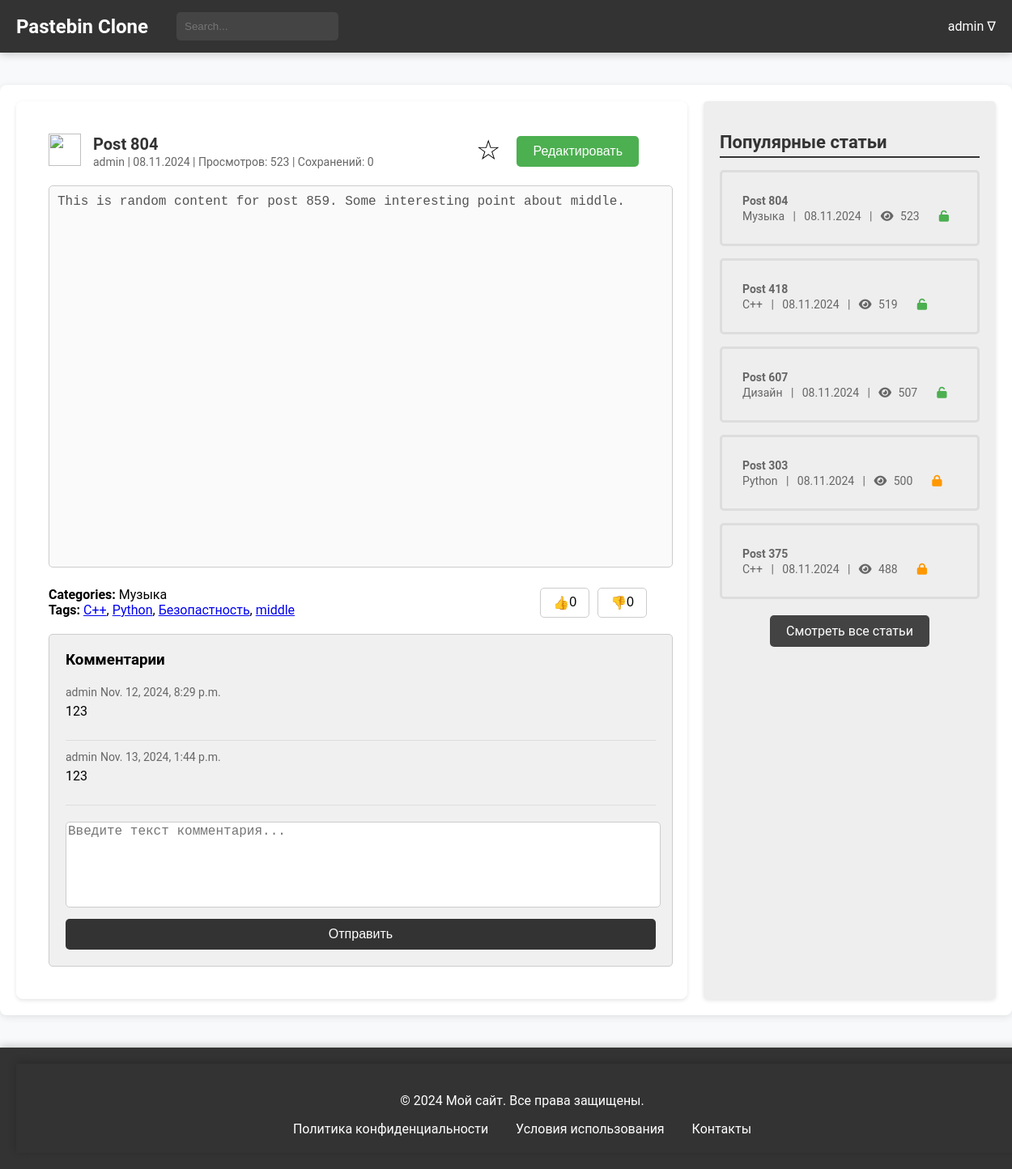
The app's page /comments/create/713015f5057d4b18b673c4062da66bee (signed in) with its own data.
### users/models.py (models this page shows)
class CustomUser(AbstractUser):
    bio = models.TextField(blank=True, null=True)
    favorites = models.ManyToManyField('blog.Paste', related_name='favorited_by', blank=True)
    address = models.CharField(max_length=100, blank=True, null=True)
    avatar = models.ImageField(upload_to='avatars/', blank=True, null=True)
    groups = models.ManyToManyField(
        'auth.Group',
        related_name='customuser_set',
        blank=True
    )
    user_permissions = models.ManyToManyField(
        'auth.Permission',
        related_name='customuser_set',
        blank=True
    )
    def __str__(self):
        return self.username
    class Meta:
        verbose_name = "Пользователь"
        verbose_name_plural = "Пользователи"

### blog/models.py (models this page shows, shortened)
class Paste(models.Model):
    ACCESS_STATUS_CHOICES = [
        (0, 'Private'),
        (1, 'Public'),
        (2, 'Draft'),
    ]
    TIME_LIVE_CHOICES = [
        (None, 'Никогда'),
        (timedelta(minutes=2), 'Через 2 минуты'),
        (timedelta(hours=1), 'Через 1 час'),
        (timedelta(days=1), 'Через 1 день'),
        (timedelta(weeks=1), 'Через 1 неделю'),
    ]
    title = models.CharField(max_length=200)
    content = models.TextField()
    author = models.ForeignKey(User, on_delete=models.CASCADE)
    created_at = models.DateTimeField(auto_now_add=True)
    updated_at = models.DateTimeField(auto_now=True)
    slug = models.UUIDField(default=uuid.uuid4, editable=False, unique=True)
    tags = models.ManyToManyField(Tag, related_name='posts')
    category = models.ForeignKey(Category, on_delete=models.SET_NULL, null=True)
    access_status = models.IntegerField(choices=ACCESS_STATUS_CHOICES, default=1)
    time_live = models.DurationField(null=True, blank=True)
    password = models.CharField(max_length=100, null=True, blank=True)
    is_delete_after_read = models.BooleanField(default=False)
    views_count = models.PositiveIntegerField(default=0)
    favourite_count = models.PositiveIntegerField(default=0)
    def get_formatted_created_at(self):
        return self.created_at.strftime('%d.%m.%Y')
    def get_time_live_display(self):
        choices_dict = {
            None: "Никогда",
            timedelta(minutes=2): "Через 2 минуты",
            timedelta(hours=1): "Через 1 час",
            timedelta(days=1): "Через 1 день",
            timedelta(weeks=1): "Через 1 неделю",
        }
        return choices_dict.get(self.time_live, "Неизвестно")
    class Meta:
        verbose_name = 'Паста'
        verbose_name_plural = 'Паста'

class Category(models.Model):
    name = models.CharField(max_length=30, unique=True)
    parent = models.ForeignKey(
        'self',
        on_delete=models.CASCADE,
        null=True, blank=True,
        related_name='subcategories'
    )
    def __str__(self):
        return self.name
    class Meta:
        verbose_name = 'Категория'
        verbose_name_plural = 'Категории'

class Tag(models.Model):
    name = models.CharField(max_length=30, unique=True)
    def __str__(self):
        return self.name
    class Meta:
        verbose_name = 'Тег'
        verbose_name_plural = 'Теги'

class Comment(models.Model):
    paste = models.ForeignKey(Paste, related_name='comments', on_delete=models.CASCADE)
    author = models.ForeignKey(User, on_delete=models.CASCADE)
    content = models.TextField()
    created_at = models.DateTimeField(auto_now_add=True)
    class Meta:
        verbose_name = 'Комментарий'
        verbose_name_plural = 'Комментарии'

### blog/views.py (the view, shortened to what this page needs)
# urls.py: path('comments/create/<slug:slug>', views.create_comment, name='comment-create'),
def create_comment(request, slug):
    post, popular_posts = get_post_context(request, slug)
    return render_post_response(request, post, popular_posts, requires_password=False)

### general/context_processors.py (called while the page is built)
def unread_counts(request):
    if request.user.is_authenticated:
        unread_messages_count = Messages.objects.filter(user=request.user, is_checked=False).count()
        unread_notifications_count = Notifications.objects.filter(user=request.user, is_checked=False).count()
    else:
        unread_messages_count = 0
        unread_notifications_count = 0
    return {
        'unread_messages_count': unread_messages_count,
        'unread_notifications_count': unread_notifications_count,
    }

### blog/templates/blog/post.html (shortened to what this page needs)
{% extends 'blog/temps/base.html' %}
{% load static %}
{% block head %}
<link rel="stylesheet" type="text/css" href="{% static 'css/post.css' %}">
{% endblock %}
{% block content %}
<main>
    <div class="main-container">
        <div id="post-content" class="left-block">
            <div class="post-preview" style="display: flex; justify-content: space-between; align-items: center;">
                <div class="icon">
                    <img src="https://th.bing.com/th/id/OIP.oESypaPq8Yzj1DuqXK9VjQAAAA?rs=1&pid=ImgDetMain"
                         alt="{{ user.nickname }}" width="40" height="40">
                </div>
                <div class="info" style="flex-grow: 1;">
                    <span class="post-title">{{ post.title }}</span>
                    <br>
                    <span class="post-meta">{{ post.author }} | {{ post.get_formatted_created_at }} | Просмотров: {{ post.views_count }} | Сохранений: {{ post.favourite_count }}</span>
                </div>
                <span class="post-favorite" data-post-slug="{{ post.slug }}" style="cursor: pointer; margin-left: auto;">
                    <span class="star" id="favorite-star" style="color: {% if post in user.favorites.all %}#FFD700{% else %}black{% endif %}; font-size: 18px;">
                        {% if post in user.favorites.all %}★{% else %}☆{% endif %}
                    </span>
                </span>
                {% if request.user == post.author %}
                <button id="edit-button" onclick="showEditForm(this)" style="margin-left: 20px;">Редактировать</button>
                {% endif %}
            </div>
            <div id="post-content-display">
                <div class="post-editor">
                    <textarea placeholder="Введите текст поста..." disabled>{{post.content}}</textarea>
                </div>
                <div class="post-metadata" style="display: flex; justify-content: space-between; align-items: center;">
                    <div class="post-info">
                        <span class="categories"><strong>Categories:</strong> {{ post.category }}</span><br>
                        <span class="tags"><strong>Tags:</strong>
                            {% for tag in post.tags.all %}
                                <a href="{% url 'blog:posts-list' %}?tags={{ tag.name|urlencode }}" class="tag-link">{{ tag.name }}</a>{% if not forloop.last %}, {% endif %}
                            {% endfor %}
                        </span>
                    </div>
                    <div class="post-actions" style="display: flex; align-items: center;">
                        <button id="like-button-{{ post.id }}" class="like-button" onclick="likeDislikePaste({{ post.id }}, 'like')" style="margin-right: 10px; color: {% if user_liked %}blue{% else %}black{% endif %};">
                            👍 <span id="like-count-{{ post.id }}">{{ likes_count }}</span>
                        </button>
                        <button id="dislike-button-{{ post.id }}" class="dislike-button" onclick="likeDislikePaste({{ post.id }}, 'dislike')" style="margin-right: 10px; color: {% if user_disliked %}red{% else %}black{% endif %};">
                            👎 <span id="dislike-count-{{ post.id }}">{{ dislikes_count }}</span>
                        </button>
                    </div>
                </div>
                <div class="post-settings">
                    <h3>Комментарии</h3>
                    <ul class="comments-list">
                        {% for comment in post.comments.all %}
                        <li>
                            <span>{{comment.author}}</span>
                            <span>{{comment.created_at}}</span>
                            <p>{{comment.content}}</p>
                        </li>
                        {% endfor %}
                    </ul>
                    <form class="comment-form" method="POST" action="{% url 'blog:comment-create' post.slug %}">
                        <textarea placeholder="Введите текст комментария..." maxlength="100" name="content"></textarea>
                        <button type="submit">Отправить</button>
                    </form>
                </div>
            </div>
        </div>
        {% include 'blog/temps/popular_posts.html' %}
    </div>
</main>
{% endblock %}

### blog/templates/blog/temps/header.html (shortened to what this page needs)
{% load static %}
<head>
    <link rel="stylesheet" type="text/css" href="{% static 'css/header.css' %}">
</head>
<header>
    <div class="header-container">
        <a href="{% url 'blog:index' %}" style='all: unset;'>
            <div class="header-logo">Pastebin Clone</div>
        </a>
        <div class="header-search">
            <form method="get" action="{% url 'blog:posts-list' %}">
                <input type="search" name="search" placeholder="Search..." value="{{ search_query }}">
            </form>
        </div>
        {% if request.user.is_authenticated %}
        <div class="header-auth">
            <span class="dropdown-toggle" style="margin-left: 10px; position: relative;">
                {{ request.user.username }} &#8711;
            </span>
        </div>
        {% else %}
        <div class="header-auth">
            <a href="{% url 'users:login' %}" class="auth-link">Log In /</a>
            <a href="{% url 'users:register' %}" class="auth-link">Sign In</a>
        </div>
        {% endif %}
    </div>
</header>

### blog/templates/blog/temps/popular_posts.html
{% load static %}
<head>
    <link rel="stylesheet" type="text/css" href="{% static 'css/popular_posts.css' %}">
    <link rel="stylesheet" href="https://cdnjs.cloudflare.com/ajax/libs/font-awesome/6.0.0-beta3/css/all.min.css">
</head>
<div class="right-block">
    <h2>Популярные статьи</h2>
    <ul>
        {% for popular_post in popular_posts %}
        <li>
            <a href="{% url 'blog:post-detail' popular_post.slug %}">
                <span class="article-title">{{popular_post.title}}</span>
                <br>
                <span class="article-meta">{{ popular_post.category }} &nbsp; | &nbsp; {{ popular_post.get_formatted_created_at }} &nbsp; |  &nbsp;
                                    <i class="fa fa-eye"></i> <span
                            class="view-count">{{popular_post.views_count}}</span></span>
                {% if popular_post.password %}
                <span><i class="fa fa-lock" aria-hidden="true" style="color: #FF9800;"></i></span>
                {% else %}
                <span><i class="fa fa-unlock" aria-hidden="true" style="color: #4CAF50;"></i></span>
                {% endif %}
            </a>
        </li>
        {% endfor %}
    </ul>
     <div class="all-posts-link">
        <a href="{% url 'blog:posts-list' %}">Смотреть все статьи</a>
    </div>
</div>

### blog/static/css/post.css (style rules this page uses)
body { margin: 0; padding: 0; font-family: 'Roboto', sans-serif; background-color: #f8f9fa; }
.main-container { display: flex; justify-content: space-between; max-width: 1400px; margin: 40px auto; padding: 20px; box-shadow: 0 2px 10px rgba(0, 0, 0, 0.1); border-radius: 8px; background-color: #ffffff; }
.left-block { width: 70%; background-color: #ffffff; padding: 40px; margin-right: 20px; border-radius: 8px; box-shadow: 0 2px 5px rgba(0, 0, 0, 0.1); flex-grow: 1; }
.post-preview { display: flex; align-items: center; margin-bottom: 20px; padding-right: 20px; }
.icon { margin-right: 15px; }
.post-title { font-size: 20px; font-weight: bold; color: #333; }
.post-meta { font-size: 14px; color: #666; }
.post-editor { margin-bottom: 20px; }
.post-editor textarea { width: 100%; height: 300px; padding: 10px; font-size: 16px; border: 1px solid #ccc; border-radius: 5px; resize: none; transition: border-color 0.3s; }
.post-settings { padding: 20px; margin-right: -22px; background-color: #f0f0f0; border-radius: 5px; margin-top: 20px; }
.post-settings h3 { margin-top: 0; }
.comments-list { list-style: none; padding: 0; margin: 0; }
.comments-list li { margin-bottom: 10px; border-bottom: 1px solid #ddd; padding-bottom: 10px; }
.comments-list span { font-size: 14px; color: #666; }
.comments-list p { font-size: 16px; margin-top: 5px; }
.comment-form { margin-top: 20px; }
.comment-form textarea { width: 100%; height: 100px; padding: 10px -10px 10px 10px; font-size: 16px; border: 1px solid #ccc; border-radius: 5px; resize: none; transition: border-color 0.3s; }
.comment-form button { background-color: #007bff; color: #fff; padding: 10px 20px; border: none; border-radius: 5px; cursor: pointer; margin-top: 10px; transition: background-color 0.3s; }
.right-block { width: 30%; background-color: #eeeeee; padding: 20px; border-radius: 5px; height: auto; box-shadow: 0 2px 5px rgba(0, 0, 0, 0.1); position: relative; }
.right-block h2 { font-size: 22px; font-weight: bold; margin-bottom: 15px; color: #333; border-bottom: 2px solid #333333FF; padding-bottom: 5px; }
.right-block ul { list-style: none; padding: 0; margin: 0; }
.right-block li { margin-bottom: 15px; padding: 10px; border: 3px solid #ddd; border-radius: 5px; transition: background-color 0.3s; }
.right-block a { display: block; padding: 15px; color: #333; text-decoration: none; border-radius: 5px; transition: background-color 0.3s; }
.right-block span { font-size: 14px; color: #666; }
.right-block i { font-size: 14px; margin-right: 5px; }
.article-title { font-weight: bold; font-size: 34px; }
.post-editor textarea { width: 100%; height: 450px; padding: 10px; font-size: 16px; border: 1px solid #ccc; border-radius: 5px; resize: none; }
.post-settings { padding: 20px; margin-right: -22px; background-color: #f0f0f0; border: 1px solid #ccc; border-radius: 5px; }
.post-settings button { width: 100%; padding: 10px; font-size: 16px; background-color: #333; color: #fff; border: none; border-radius: 5px; cursor: pointer; transition: background-color 0.3s; }
#edit-button { padding: 10px 20px; font-size: 16px; background-color: #4CAF50; color: white; border: none; border-radius: 5px; cursor: pointer; transition: background-color 0.3s, transform 0.2s; }
.post-actions button { background-color: #ffffff; border: 1px solid #cccccc; padding: 8px 15px; border-radius: 5px; cursor: pointer; transition: background-color 0.3s, transform 0.2s; }
.like-button, .dislike-button, .favorite-button { display: flex; align-items: center; font-size: 16px; }
.post-favorite { display: flex; align-items: center; cursor: pointer; }
.star { font-size: 34px !important; transition: color 0.3s; margin-top: -5px; display: inline-block; }

### blog/static/css/header.css (style rules this page uses)
header { width: 100%; background-color: #333; }
.header-container { color: #fff; padding: 15px 20px; display: flex; align-items: center; box-shadow: 0 2px 10px rgba(0, 0, 0, 0.2); max-width: 1400px; margin: 0 auto; }
.header-logo { font-size: 24px; font-weight: bold; margin-right: 15px; }
.header-search { flex-grow: 1; display: flex; margin-left: 20px; }
.header-search input[type="search"] { padding: 10px; border: none; border-radius: 5px; background-color: #444; color: #fff; transition: background-color 0.3s; width: 200px; }
.header-auth { display: flex; align-items: center; position: relative; }
.dropdown-toggle::after { display: none; }

### blog/static/css/footer.css (style rules this page uses)
html, body { height: 100%; margin: 0; }
body { display: flex; flex-direction: column; }
main { flex: 1; }

### records on screen
CustomUser: user.username "admin"
Paste: title "Post 804", author "admin", get_formatted_created_at "08.11.2024", views_count "523", favourite_count "0", content "This is random content for post 859. Some interesting point about middle.", category "Музыка"
Tag: name "С++"
Tag: name "Python"
Tag: name "Безопастность"
Tag: name "middle"
Comment: author "admin", created_at "Nov. 12, 2024, 8:29 p.m.", content "123"
Comment: author "admin", created_at "Nov. 13, 2024, 1:44 p.m.", content "123"
Paste: title "Post 418", category "С++", get_formatted_created_at "08.11.2024", views_count "519"
Paste: title "Post 607", category "Дизайн", get_formatted_created_at "08.11.2024", views_count "507"
Paste: title "Post 303", category "Python", get_formatted_created_at "08.11.2024", views_count "500"
Paste: title "Post 375", category "С++", get_formatted_created_at "08.11.2024", views_count "488"

### other values on screen
{{ likes_count }} "0"
{{ dislikes_count }} "0"
